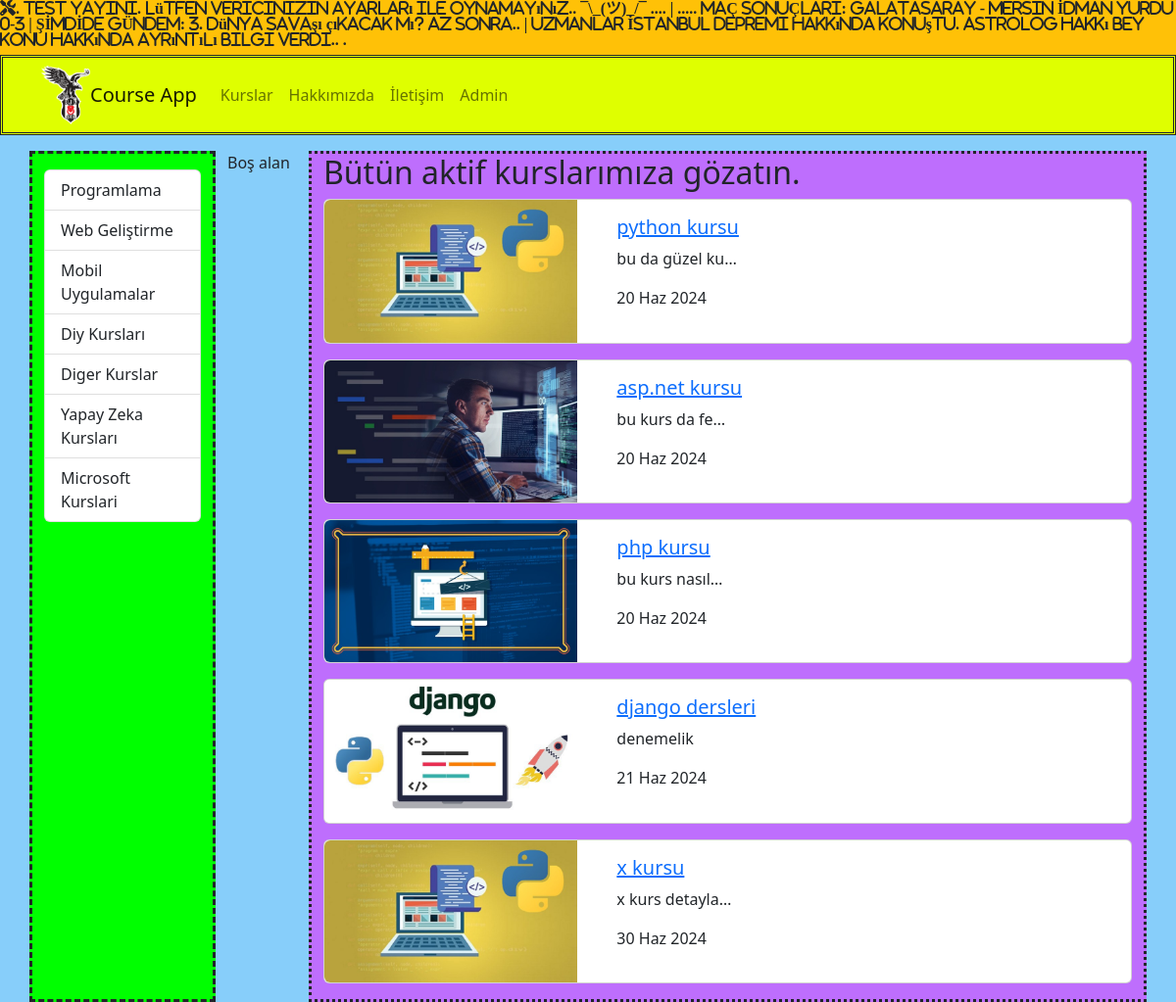
The app's page /kurslar/, older data.
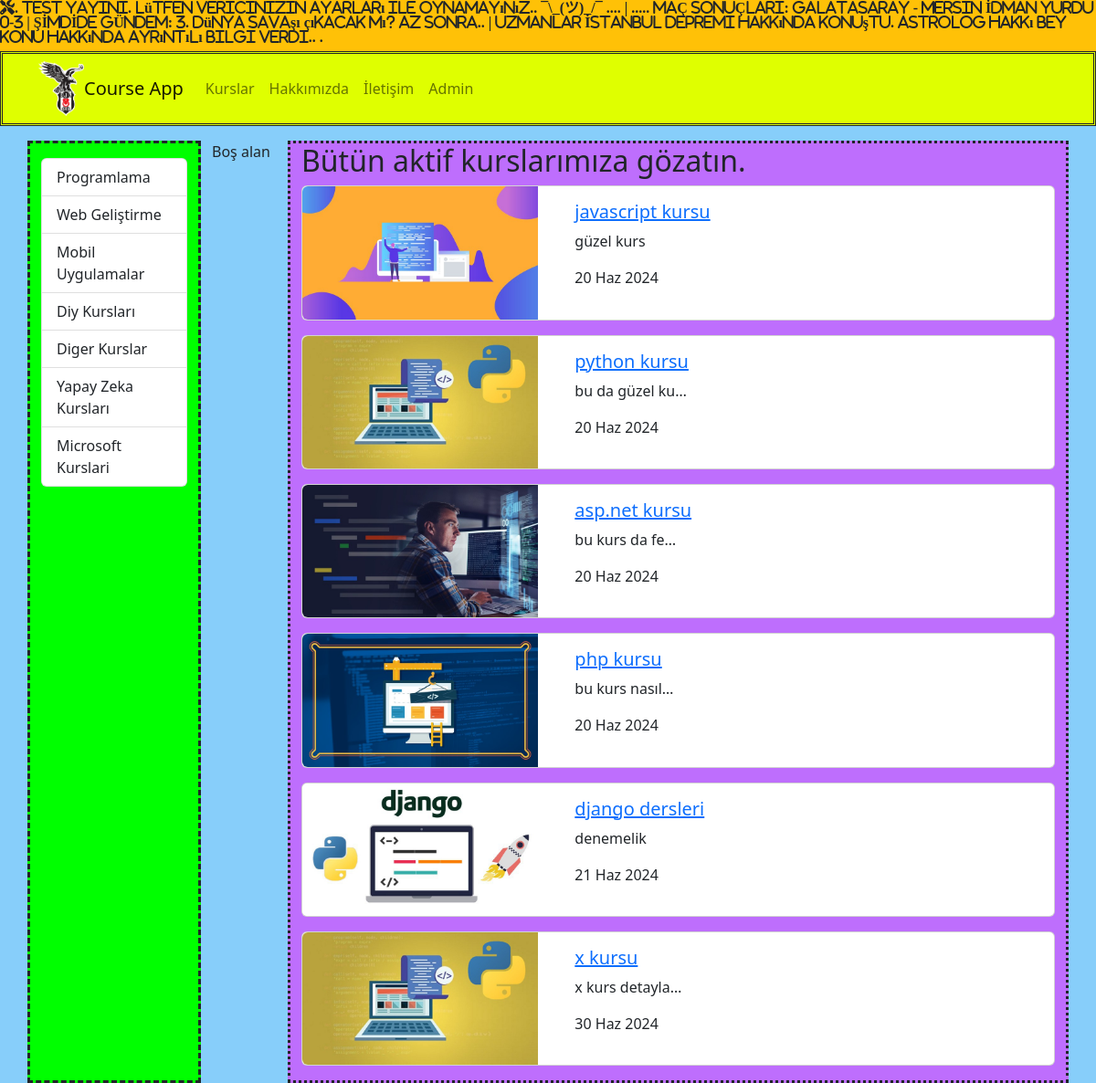
The same page, newer data.
### courses/models.py (models this page shows, shortened)
class Category(models.Model):
    name = models.CharField( max_length=50)
    slug = models.CharField(max_length=50)

class Course(models.Model):
    title = models.CharField(max_length=50)
    description = models.TextField()
    imageUrl = models.CharField(max_length=50, blank=False)
    date = models.DateField(auto_now=True)
    isActive = models.BooleanField()
    slug = models.SlugField(default = "", null=False, blank=True, editable=False, unique=True, db_index=True)
    category = models.ForeignKey(Category, default = 1, on_delete=models.CASCADE, related_name="kurslar")

### courses/views.py (the view)
# urls.py: path('', views.index),
def index(request):
    kurslar = Course.objects.filter(isActive=1)
    kategoriler = Category.objects.all()
    return render(request, 'courses/index.html', {
        'categories': kategoriler,
        'courses': kurslar
    })

### courses/templates/courses/index.html (shortened to what this page needs)
{% extends "layout.html" %}
{% load static %}
{% block css_files %}
        <link rel="stylesheet" href="{%static 'courses/css/style.css'%}">
{% endblock  %}
{% block content %}
        <div class="container mt-3"  >
                <div class="row">
                    <div class="col-2" style="border:dashed; background-color:Lime  ">
                    {% include 'courses/partials/_categories.html' %}
                       </div>
                <div class="col-1" style="">
                                Boş alan
                </div>
                <div class="col-9" style="border:dotted; background:#BE6EFD">
                <h2>Bütün aktif kurslarımıza gözatın. </h2>
                        {% for course  in courses %}
                                         {% include 'courses/partials/_course.html' %}
                        {% endfor %}
                                        </div>
                </div>
        </div>
{% endblock  %}

### courses/templates/courses/partials/_categories.html
<div class="list-group mt-3">
    {% for  category in categories %}
    <a href="{% url "courses_by_category" category.slug%}" class=list-group-item list-group-item-action>{{category.name|title}}</a>
    {% endfor %}
</div>

### courses/templates/courses/partials/_course.html
 {% load static %}
<div class="card mb-3">
    <div class="row">
        <div class="col-4">
            <img
                class="img-fluid rounded-start"
                src="{% static 'courses/img/'|add:course.imageUrl %}"
                alt="course.title"
            />
        </div>
        <div class="col-8">
            <div class="card-body">
                <h5 class="card-title"> <a href="{% url "course_details" course.id %}">{{course.title }}</a></h5>
                <p class="card-text">{{course.description|truncatechars:15}}</p>
                <p>{{course.date|date:'SHORT_DATE_FORMAT'}}</p>
            </div>
        </div>
    </div>
</div>

Row changes from the older to the newer data that the page shows:
now on this page (row edited): Course: imageUrl (picture), title "javascript kursu", description "güzel kurs", date "20 Haz 2024"
